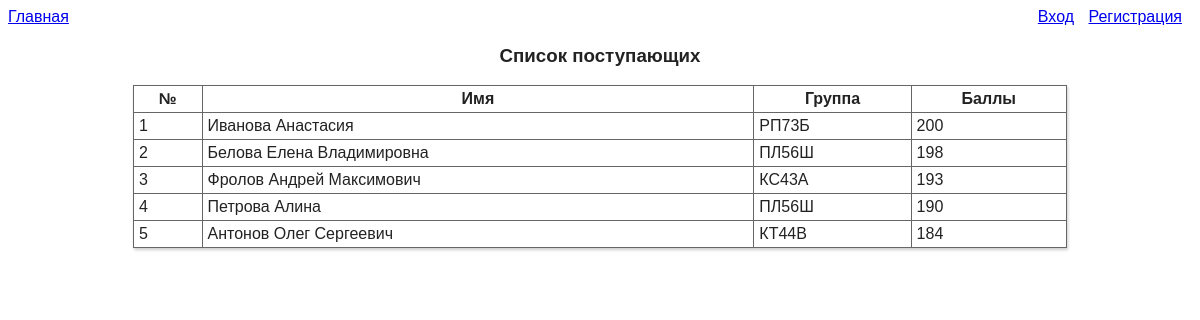
The page / on the database its author committed.
### tables this page shows
CREATE TABLE `abiturients` (
  `id` int(11) NOT NULL,
  `name` varchar(50) NOT NULL,
  `middleName` varchar(50) DEFAULT NULL,
  `surname` varchar(50) NOT NULL,
  `sex` int(11) NOT NULL,
  `groupNumber` varchar(50) NOT NULL,
  `mark` int(11) NOT NULL,
  `birthDate` date NOT NULL,
  `hostel` int(11) NOT NULL,
  `email` varchar(50) NOT NULL,
  `password` varchar(50) NOT NULL
);

### app/controllers/SiteController.php (called while the page is built, shortened)
<?php
class SiteController
{
    public function actionIndex()
    {
        $abiturientDG = new AbiturientDataGateway();
        $abiturientsList = $abiturientDG->selectByQuery();
        require_once ROOT . "/views/list.php";
    }
}

### app/Router.php (called while the page is built)
<?php
class Router
{
    private $routes;
    public function __construct() {
        $routesPath = ROOT . '/config/routes.php';
        $this->routes = include $routesPath;
    }
    public function getURI()
    {
        if(!empty($_SERVER['REQUEST_URI'])) {
            return substr_replace($_SERVER['REQUEST_URI'], "", 0, 1);
        }
    }
    public function run()
    {
        $uri = $this->getURI();
        if (in_array($uri, $this->routes)) {
            $actionName = "action" . ucfirst($uri);
        } else {
            $actionName = "actionIndex";
        }
        $controllerObject = new SiteController();
        $result = call_user_func(array($controllerObject, $actionName));
    }
}

### public/index.php (called while the page is built, shortened)
<?php
$router = new Router();
$router->run();

### app/models/AbiturientDataGateway.php (called while the page is built, shortened)
<?php
class AbiturientDataGateway
{
    public $pdo;
    public function __construct() {
        $paramsPath = ROOT . "/config/db_params.php";
        $params = include($paramsPath);
        try {
            $pdo = new PDO("mysql:host={$params['host']}; dbname={$params['dbname']}", $params['user'], $params['password']);
            $pdo->setAttribute(PDO::ATTR_ERRMODE, PDO::ERRMODE_EXCEPTION);
            $pdo->exec('SET NAMES "utf8"');
        } catch (PDOException $e) {
            $e->getMessage();
        }
        $this->pdo = $pdo;
    }
    public function selectByQuery($searchQuery = '')
    {
        $abiturientsList = array();
        $sql = "SELECT name, middleName, surname, groupNumber, mark " .
                 "FROM abiturients " .
                "WHERE name LIKE :searchQuery " .
                   "OR surname LIKE :searchQuery " .
                   "OR groupNumber LIKE :searchQuery " .
                   "OR mark LIKE :searchQuery " .
                "ORDER BY mark DESC";
        $result = $this->pdo->prepare($sql);
        $result->bindValue(":searchQuery", $searchQuery . "%");
        $result->execute();
        $i = 0;
        $number = 1;
        while ($row = $result->fetch()) {
            $abiturientsList[$i]["number"] = $number;
            $abiturientsList[$i]["fullName"] = $row["surname"] . " " . $row["name"] . " " . $row["middleName"];
            $abiturientsList[$i]["groupNumber"] = $row["groupNumber"];
            $abiturientsList[$i]["mark"] = $row["mark"];
            $i++;
            $number++;
        }
        return $abiturientsList;
    }
}

### app/views/list.php (the view)
<?php include ROOT . "/views/layouts/header.php" ?>
  <div>
    <table border="1">
      <caption><h3>Cписок поступающих</h3></caption>
      <tr>
        <th>№</th>
        <th>Имя</th>
        <th>Группа</th>
        <th>Баллы</th>
      </tr>
      <?php foreach ($abiturientsList as $row): ?>
      <tr>
        <?php foreach ($row as $name => $cell): ?>
        <td><?php echo $cell; ?></td>
        <?php endforeach; ?>
      </tr>
      <?php endforeach; ?>
    </table>
  </div>
</body>
</html>

### app/views/layouts/header.php (shortened to what this page needs)
<!DOCTYPE html>
<html lang="en">
<head>
  <link type="text/css" rel="stylesheet" href="/styles/style.css"/>
</head>
<body>
  <div id="header">
    <div id="main">
      <ul class="menu">
        <li><a href=".">Главная</a></li>
      </ul>
    </div>
    <div id="user">
      <ul class="menu">
        <?php if (isset($_SESSION["id"])): ?>
        <li><?php echo $user["name"] . " " . $user["surname"]; ?></li>
        <li><a href="cabinet">Личный кабинет</a></li>
        <li><a href="logout">Выход</a></li>
        <?php else: ?>
        <li><a href="login">Вход</a>
        <li><a href="register">Регистрация</a>
        <?php endif; ?>
      </ul>
    </div>
  </div>

### public/styles/style.css (style rules this page uses)
body { background-color: #fff; color: #222; font-family: sans-serif; }
table { border-collapse: collapse; border: 0; width: 934px; box-shadow: 1px 2px 3px #ccc; margin-left: auto; margin-right: auto; }
td, th { border: 1px solid #666; vertical-align: baseline; padding: 4px 5px; }
#header div { display: inline-block; }
#header #user { float: right; }
ul.menu { padding: 0; margin: 0; }
.menu li { margin-right: 10px; display: inline; }

### rows shown on the page
abiturients: cell "1", cell "Иванова Анастасия", groupNumber "РП73Б", mark "200"
abiturients: cell "2", cell "Белова Елена Владимировна", groupNumber "ПЛ56Ш", mark "198"
abiturients: cell "3", cell "Фролов Андрей Максимович", groupNumber "КС43А", mark "193"
abiturients: cell "4", cell "Петрова Алина", groupNumber "ПЛ56Ш", mark "190"
abiturients: cell "5", cell "Антонов Олег Сергеевич", groupNumber "КТ44В", mark "184"
